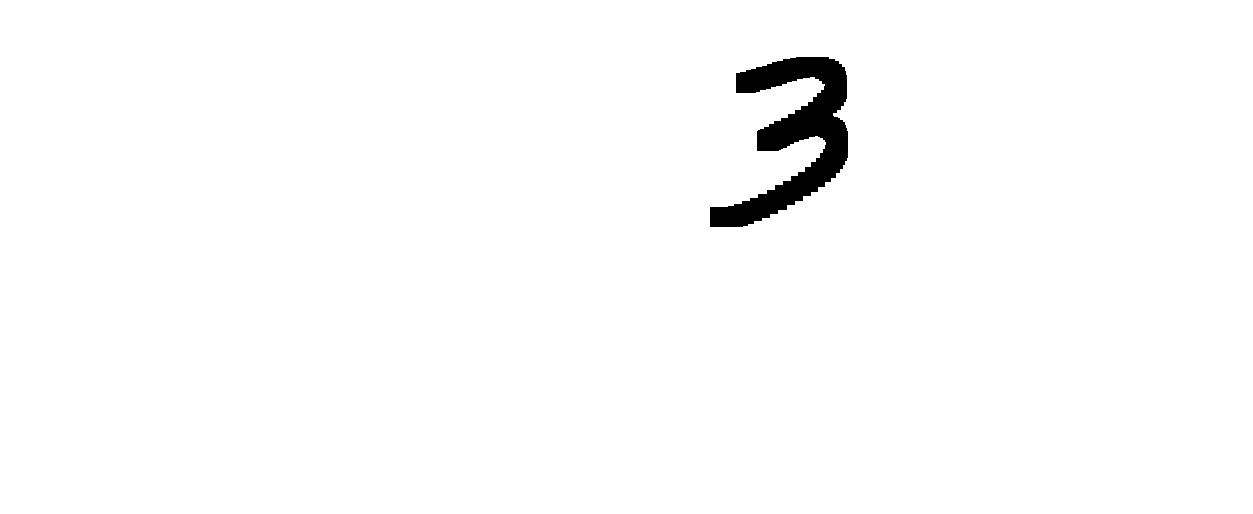
#> input picture MnistUi/data/data.bin.png, 1253 x 514 px, found by its file name
$ python pre.py
#> lines starting #> are read from the running program, lines starting #| are printed output that depends on the picture; after the words box and inside, x2 and y2 are one past the last pixel; in counts of white or black regions, pixels touching at a corner belong together
import cv2

image = cv2.imread('data.bin.png')
#> image is the input picture: shape (514, 1253, 3); 98.5% white; 1 black region, box (x1, y1, x2, y2) and area: (710, 57, 848, 227) 9481

GrayImage=cv2.cvtColor(image,cv2.COLOR_BGR2GRAY)
ret,binImage=cv2.threshold(GrayImage,127,255,cv2.THRESH_BINARY)

binImage;

def calch(h):
	(x,y)=h.shape
	b = [0 for z in range(0, x)]
	#print (b[0])
	for j in range(0,y):
		for i in range(0,x):
			if  h[i,j]==0:
				b[i]=b[i]+1
				h[i,j]=255
		#print (b[i])

	for i in range(0,x):
		for j in range((y-b[i]),y):
			h[i,j]=0
		# [7 lines of commented-out code are left out]
	y=999;
	height=0;
	for i in range(0,x):
	    if  b[i]!=0:
		    height+=1
		    if i < y:
			    y = i
	return y,height


def calcv(v):
	(x,y)=v.shape
	a = [0 for z in range(0, y)]
	#print (a[0])
	for j in range(0,y):
		for i in range(0,x):
			if  v[i,j]==0:
				a[j]=a[j]+1
				v[i,j]=255
		#print (j)

	for j  in range(0,y):
		for i in range((x-a[j]),x):
			v[i,j]=0

	# [7 lines of commented-out code are left out]
	x=999;
	width=0;
	for i in range(0,y):
	    if  a[i]!=0:
		    width+=1
		    if i < x:
			    x = i
	return x,width

def subImg(img,x,y,w,h,dstw,dsth):
	x ==5
	y-=5
	w+=10
	h+=10
	tmp = img[x:x+w.y:y+h]
	return cv2.resize(tmp, (dstw,dsth))


y,h = calch(binImage.copy())
#> after the loop in calch, `for j in range(0,y):`: h: shape (514, 1253); every value is 255
#> after the loop in calch, `for i in range(0,x):`:
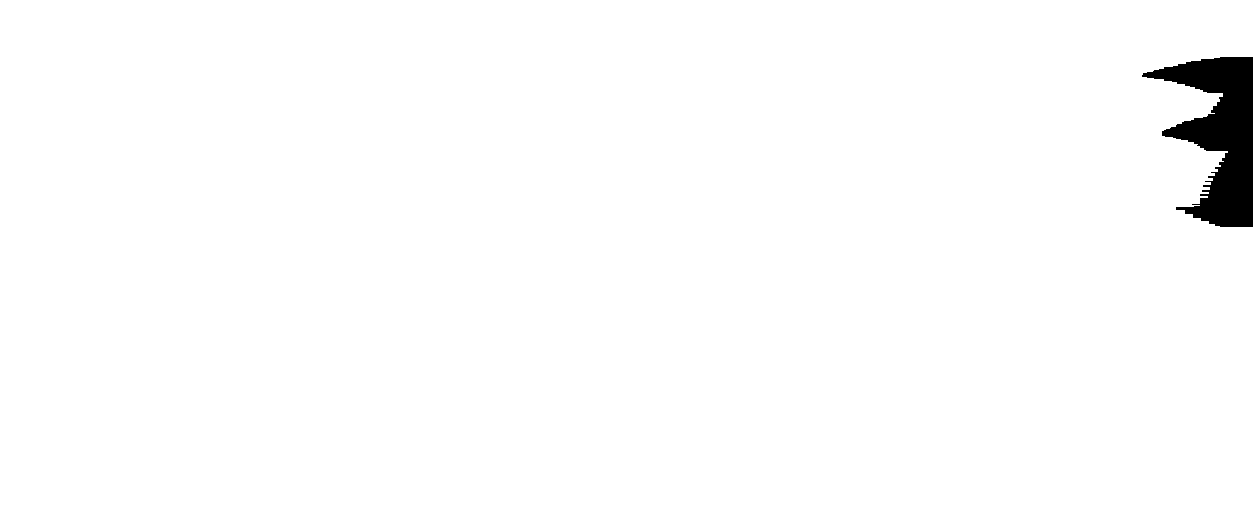
#> h: shape (514, 1253); 98.5% white; 1 black region, box (x1, y1, x2, y2) and area: (1142, 57, 1253, 227) 9481
#> y = 57; h = 170
x,w = calcv(binImage.copy())
#> after the loop in calcv, `for j  in range(0,y):`:
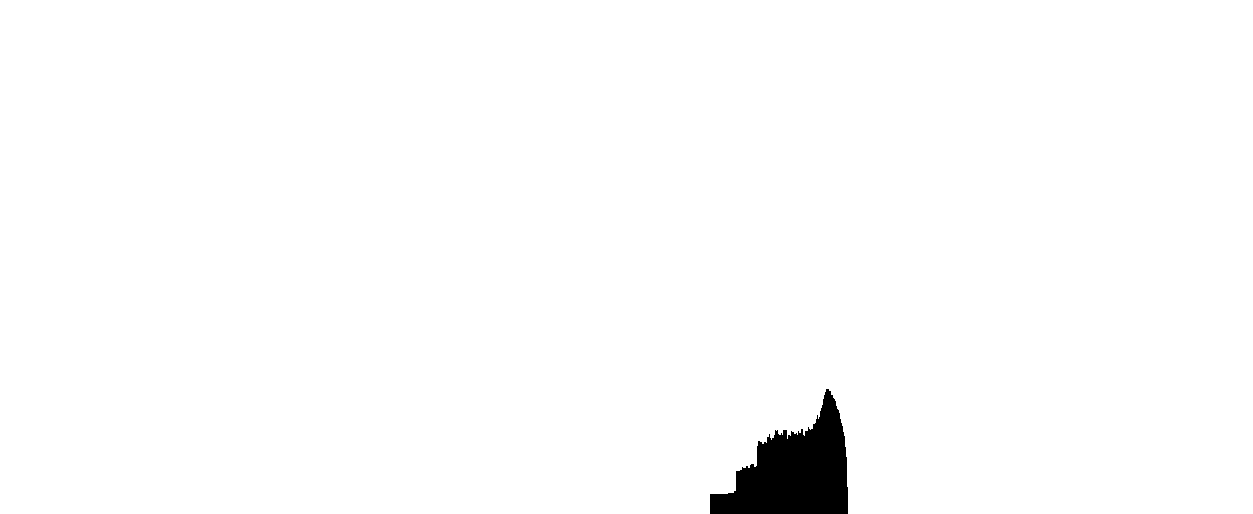
#> v: shape (514, 1253); 98.5% white; 1 black region, box (x1, y1, x2, y2) and area: (710, 389, 848, 514) 9481
#> x = 710; w = 138
print(x,y,w,h)
#| 710 57 138 170

x=274
y=139
w=130
h=256

size = (h, w)[w>h]
new_x=x+w/2-size/2
new_y=y+h/2-size/2

ori=image[int(new_y):int(new_y + size),int(new_x):int(new_x + size)]
#> ori: shape (256, 256, 3); every value is 255
sml=cv2.resize(ori, (28,28))
#> sml: shape (28, 28, 3); every value is 255

#cv2.imshow('img',sml)
#cv2.waitKey(0)
#cv2.destroyAllWindows()

cv2.imwrite('data.minv.png', sml)
